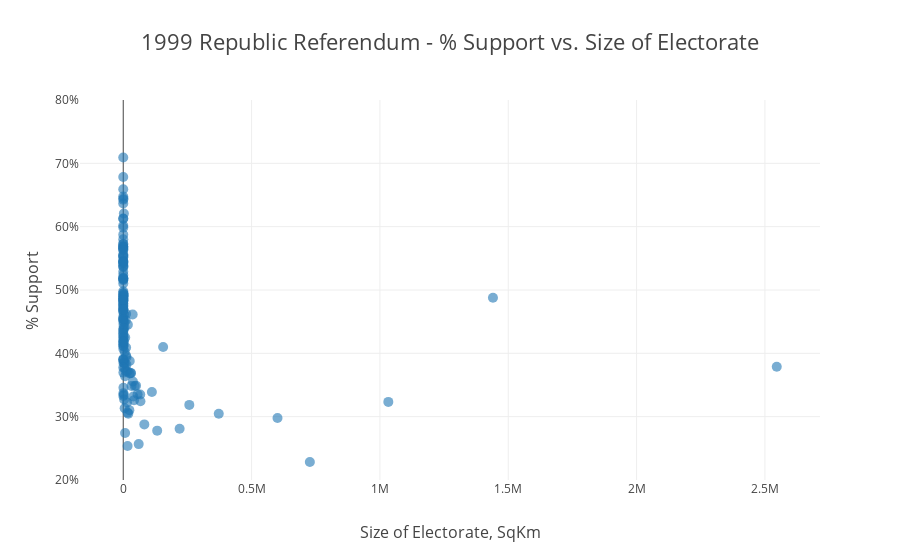

Notebook code for this chart:
### Code cell
py.iplot(figure01, filename='figure01')
# pyonline.image.ishow(figure01, width=1500, height=750)

### Figure 1 — Plotly figure (JSON) as saved in the notebook; plotly's stock layout.template omitted (floating-point values rounded to 4 significant figures; data arrays with more than 128 entries replaced by an {"elided": "..."} marker saying what was removed)
{"data": [{"marker": {"opacity": 0.6, "size": 10}, "mode": "markers", "name": "% Yes", "text": {"elided": "148 str values"}, "type": "scatter", "x": {"elided": "148 float values"}, "y": {"elided": "148 float values"}}], "layout": {"title": "1999 Republic Referendum - % Support vs. Size of Electorate", "titlefont": {"family": "Open Sans", "size": 22}, "xaxis": {"title": "Size of Electorate, SqKm", "titlefont": {"family": "Open Sans", "size": 16}}, "yaxis": {"range": [0.2, 0.8], "tickformat": ",.0%", "title": "% Support", "titlefont": {"family": "Open Sans", "size": 16}}}}
